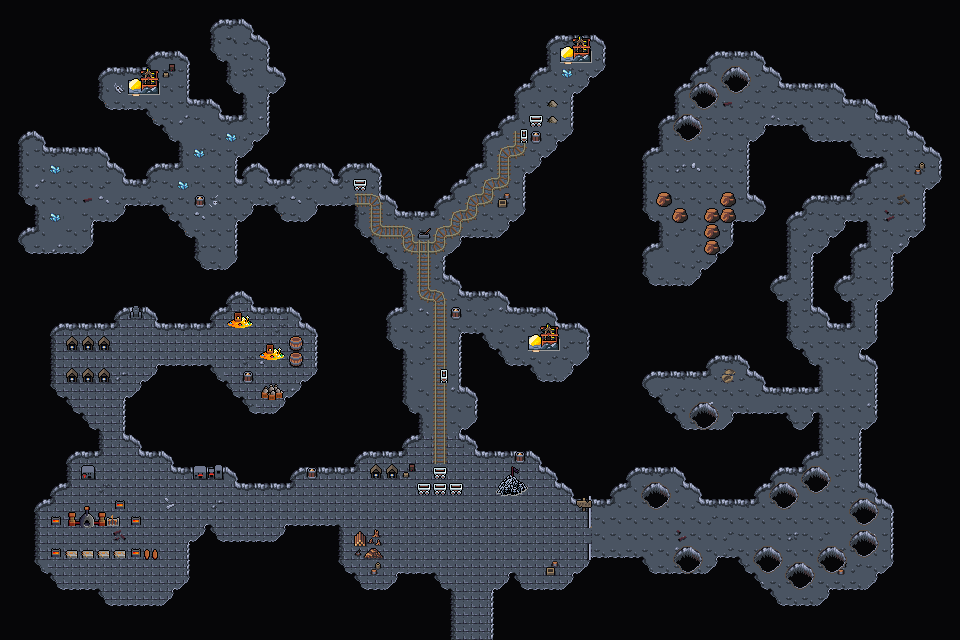

Tiled map render using the project's own tile images. Description and the map definition, with tile-layer contents summarised, below:
An orthogonal 60x40 tile map with 16x16 px tiles, 5 tile layers (Background, Background 2, Walls, Clutter, ...), 3 tilesets and 33 objects (dialog).

<map version="1.10" tiledversion="1.11.2" orientation="orthogonal" renderorder="right-down" width="60" height="40" tilewidth="16" tileheight="16" infinite="0" nextlayerid="9" nextobjectid="128">
 <editorsettings>
  <export target="wastetown..tmx" format="tmx" />
 </editorsettings>
 <properties>
  <property name="dungeonEffect" value="{&quot;startBattleWithCard&quot;: [ &quot;Bomb Squad&quot;, &quot;Howling Mine&quot; ]}" />
 </properties>
 <tileset firstgid="1" source="../../../../common/maps/tileset/main.tsx" />
 <tileset firstgid="10113" source="../../../../common/maps/tileset/buildings.tsx" />
 <tileset firstgid="11905" source="../../../../common/maps/tileset/dungeon.tsx" />
 <layer id="1" name="Background" width="60" height="40">
  <data>[2400 cells, 2385 non-empty, 3 distinct tile ids]</data>
 </layer>
 <layer id="6" name="Background 2" width="60" height="40">
  <data>[2400 cells, 2276 non-empty, 9 distinct tile ids]</data>
 </layer>
 <layer id="2" name="Walls" width="60" height="40">
  <data>[2400 cells, 1965 non-empty, 52 distinct tile ids]</data>
 </layer>
 <layer id="3" name="Clutter" width="60" height="40">
  <data>[2400 cells, 50 non-empty, 17 distinct tile ids]</data>
 </layer>
 <layer id="8" name="Aboveclutter" width="60" height="40">
  <properties>
   <property name="spriteLayer" type="bool" value="true" />
  </properties>
  <data>[2400 cells, 138 non-empty, 47 distinct tile ids]</data>
 </layer>
 <objectgroup id="4" name="Objects">
  <object id="38" template="../../../../common/maps/obj/entry_up.tx" x="448" y="638.755" width="48" height="16">
   <properties>
    <property name="teleport" value="" />
   </properties>
  </object>
  <object id="53" template="../../../../common/maps/obj/gold.tx" x="222.167" y="40.75" />
  <object id="54" template="../../../../common/maps/obj/gold.tx" x="225.917" y="339.583" />
  <object id="57" template="../../../../common/maps/obj/enemy.tx" gid="2147495067" x="239.423" y="134.96">
   <properties>
    <property name="defeatDialog">[
   {
   "action": [
      {"advanceMapFlag":"enemiesDefeated"},
      {"deleteMapObject": -1}
    ]
   }
]</property>
    <property name="enemy" value="Koll" />
   </properties>
  </object>
  <object id="58" template="../../../../common/maps/obj/enemy.tx" x="103.663" y="442.664">
   <properties>
    <property name="defeatDialog">[
   {
   "action": [
      {"advanceMapFlag":"enemiesDefeated"},
      {"deleteMapObject": -1}
    ]
   }
]</property>
    <property name="enemy" value="Cayth" />
    <property name="threatRange" type="int" value="0" />
   </properties>
  </object>
  <object id="62" template="../../../../common/maps/obj/gold.tx" x="654.333" y="283.333">
   <properties>
    <property name="spawn.Hard" type="bool" value="false" />
   </properties>
  </object>
  <object id="63" template="../../../../common/maps/obj/gold.tx" x="648" y="393.333" />
  <object id="64" template="../../../../common/maps/obj/enemy.tx" x="202.764" y="513.301">
   <properties>
    <property name="defeatDialog">[
   {
   "action": [
      {"advanceMapFlag":"enemiesDefeated"},
      {"deleteMapObject": -1}
    ]
   }
]</property>
    <property name="enemy" value="Depala" />
    <property name="speedModifier" type="float" value="30" />
    <property name="threatRange" type="int" value="30" />
    <property name="waypoints" value="" />
   </properties>
  </object>
  <object id="65" template="../../../../common/maps/obj/enemy.tx" x="424.921" y="369.058">
   <properties>
    <property name="defeatDialog">[
   {
   "action": [
      {"advanceMapFlag":"enemiesDefeated"},
      {"deleteMapObject": -1}
    ]
   }
]</property>
    <property name="enemy" value="Cadric" />
    <property name="speedModifier" type="float" value="10" />
    <property name="threatRange" type="int" value="30" />
    <property name="waypoints" value="" />
   </properties>
  </object>
  <object id="67" template="../../../../common/maps/obj/enemy.tx" gid="2147495067" x="499.105" y="172.408">
   <properties>
    <property name="defeatDialog">[
   {
   "action": [
      {"advanceMapFlag":"enemiesDefeated"},
      {"deleteMapObject": -1}
    ]
   }
]</property>
    <property name="enemy" value="Hofri" />
    <property name="threatRange" type="int" value="0" />
   </properties>
  </object>
  <object id="69" template="../../../../common/maps/obj/enemy.tx" x="177.863" y="131.217">
   <properties>
    <property name="defeatDialog">[
   {
   "action": [
      {"advanceMapFlag":"enemiesDefeated"},
      {"deleteMapObject": -1}
    ]
   }
]</property>
    <property name="effect" value="{&quot;startBattleWithCard&quot;: [&quot;Goldvein Pick|KHM&quot;, &quot;Fearless Liberator|KHM&quot;]}" />
    <property name="enemy" value="Magda" />
    <property name="threatRange" type="int" value="20" />
   </properties>
  </object>
  <object id="70" template="../../../../common/maps/obj/gold.tx" x="512.696" y="349.285" />
  <object id="71" template="../../../../common/maps/obj/enemy.tx" gid="2147495067" x="472.514" y="322.299">
   <properties>
    <property name="defeatDialog">[
   {
   "action": [
      {"advanceMapFlag":"enemiesDefeated"},
      {"deleteMapObject": -1}
    ]
   }
]</property>
    <property name="enemy" value="Reveka" />
    <property name="threatRange" type="int" value="0" />
   </properties>
  </object>
  <object id="72" template="../../../../common/maps/obj/manashards.tx" x="546.767" y="90.4698">
   <properties>
    <property name="spawn.Hard" type="bool" value="false" />
   </properties>
  </object>
  <object id="73" template="../../../../common/maps/obj/manashards.tx" x="168.863" y="103.322" />
  <object id="76" template="../../../../common/maps/obj/manashards.tx" x="678.06" y="260.505">
   <properties>
    <property name="spawn.Hard" type="bool" value="false" />
   </properties>
  </object>
  <object id="78" template="../../../../common/maps/obj/gold.tx" x="240.083" y="338.417">
   <properties>
    <property name="spawn.Hard" type="bool" value="true" />
   </properties>
  </object>
  <object id="82" template="../../../../common/maps/obj/enemy.tx" x="811.334" y="408">
   <properties>
    <property name="defeatDialog">[
   {
   "action": [
      {"advanceMapFlag":"enemiesDefeated"},
      {"deleteMapObject": -1}
    ]
   }
]</property>
    <property name="enemy" value="Irini" />
    <property name="threatRange" type="int" value="0" />
    <property name="waypoints" value="" />
   </properties>
  </object>
  <object id="84" template="../../../../common/maps/obj/dialog.tx" type="dialog" gid="11530" x="573.917" y="518" width="16" height="16" visible="1">
   <properties>
    <property name="dialog">[
  {
    "text":"WARNING: Mine unstable beyond this point. Proceed with caution.",
    "options":[
      { "name":"Continue" }
]
}
]</property>
   </properties>
  </object>
  <object id="102" template="../../../../common/maps/obj/enemy.tx" gid="2147495067" x="174.667" y="355.333">
   <properties>
    <property name="defeatDialog">[
   {
   "action": [
      {"advanceMapFlag":"enemiesDefeated"},
      {"deleteMapObject": -1}
    ]
   }
]</property>
    <property name="enemy" value="Reyav" />
    <property name="threatRange" type="int" value="20" />
    <property name="waypoints" value="" />
   </properties>
  </object>
  </objectgroup>
</map>
<!-- 13 of 33 objects omitted -->
